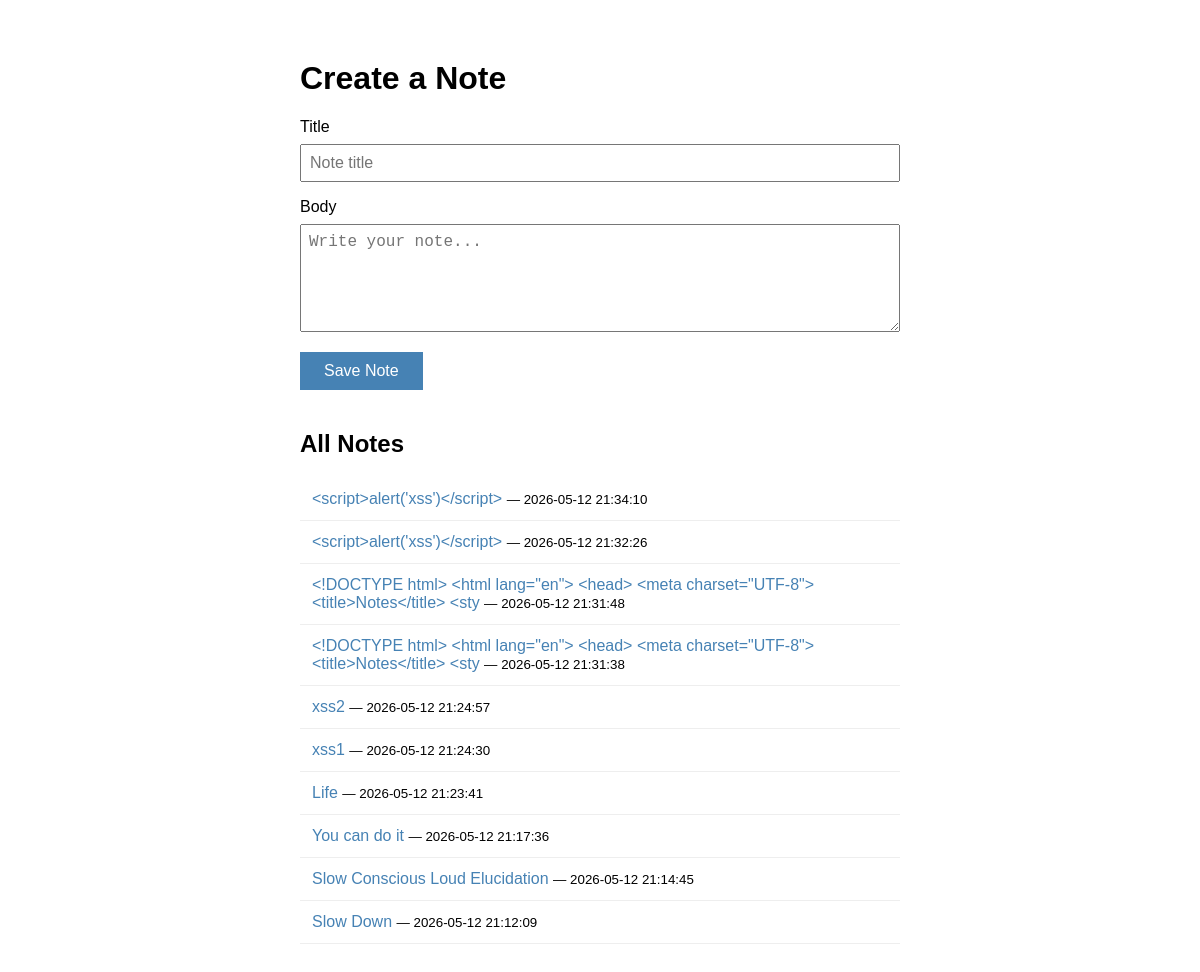
Before: / with the older database file.
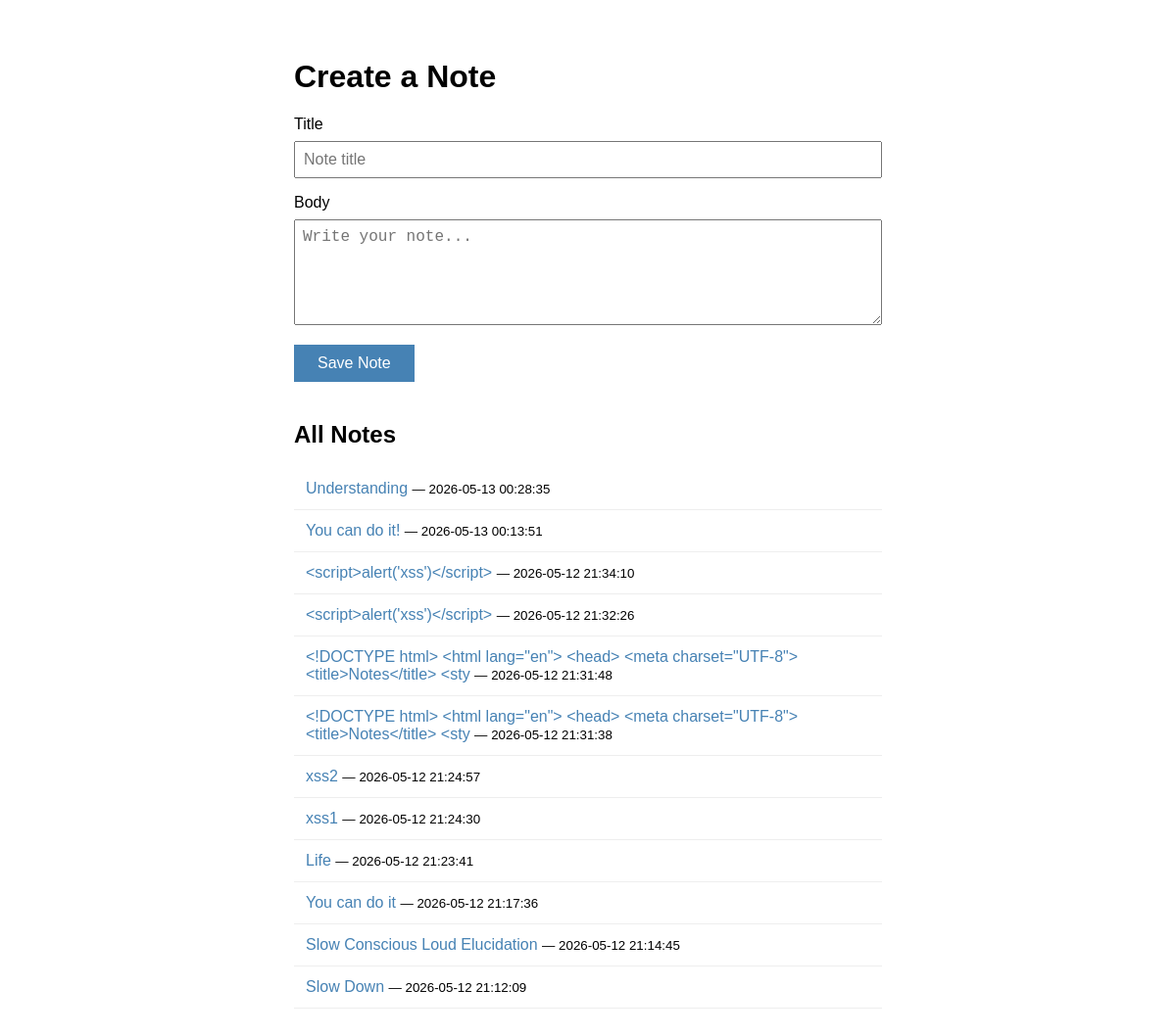
After: the same page with the newer database file.
### tables this page shows
CREATE TABLE notes (
    id         INTEGER PRIMARY KEY AUTOINCREMENT,
    short_id   TEXT    NOT NULL UNIQUE,
    title      TEXT    NOT NULL,
    body       TEXT    NOT NULL,
    created_at TEXT    NOT NULL DEFAULT (datetime('now'))
);

### app.py (the view)
@app.route("/")
def home():
    notes = get_all_notes()
    logger.debug(f"home: loaded {len(notes)} notes")
    return render_template("home.html", notes=notes)

### app.py (called while the page is built)
@app.before_request
def before_request():
    g.start_time = time.time()
    logger.info(f"→ {request.method} {request.path}  from {request.remote_addr}")

@app.after_request
def after_request(response):
    duration_ms = (time.time() - g.start_time) * 1000
    logger.info(f"← {response.status_code}  {duration_ms:.1f}ms")
    return response

### database.py (called while the page is built)
def get_connection():
    conn = sqlite3.connect(DB_PATH)
    conn.row_factory = sqlite3.Row
    return conn

def get_all_notes():
    conn   = get_connection()
    cursor = conn.cursor()
    cursor.execute("SELECT * FROM notes ORDER BY created_at DESC")
    rows = cursor.fetchall()
    conn.close()
    return rows

### templates/home.html (shortened to what this page needs)
<!DOCTYPE html>
<html lang="en">
<head>
</head>
<body>
    <h1>Create a Note</h1>
    <form id="note-form">
        <label>Title</label>
        <input type="text" id="title" name="title"
               placeholder="Note title" maxlength="100">
        <label>Body</label>
        <textarea id="body" name="body"
                  rows="5" placeholder="Write your note..."></textarea>
        <button type="submit" id="submit-btn">Save Note</button>
    </form>
    <div class="note-list">
        <h2>All Notes</h2>
        <div id="notes-container">
            {% if notes %}
                {% for note in notes %}
                <div class="note-item">
                    <a href="/note/{{ note['short_id'] }}">{{ note['title'] }}</a>
                    <small> — {{ note['created_at'] }}</small>
                </div>
                {% endfor %}
            {% else %}
                <p id="empty-msg">No notes yet.</p>
            {% endif %}
        </div>
    </div>
</body>
</html>

### templates/home.html (style rules this page uses)
body { font-family: sans-serif; max-width: 600px; margin: 60px auto; }
input, textarea { width: 100%; padding: 8px; margin: 8px 0 16px; box-sizing: border-box; font-size: 1rem; }
button { padding: 10px 24px; background: steelblue; color: white; border: none; cursor: pointer; font-size: 1rem; }
.note-list { margin-top: 40px; }
.note-item { padding: 12px; border-bottom: 1px solid #eee; }
a { color: steelblue; text-decoration: none; }

Changed rows visible on the page:
added notes: title "Understanding", created_at "2026-05-13 00:28:35"
added notes: title "You can do it!", created_at "2026-05-13 00:13:51"
